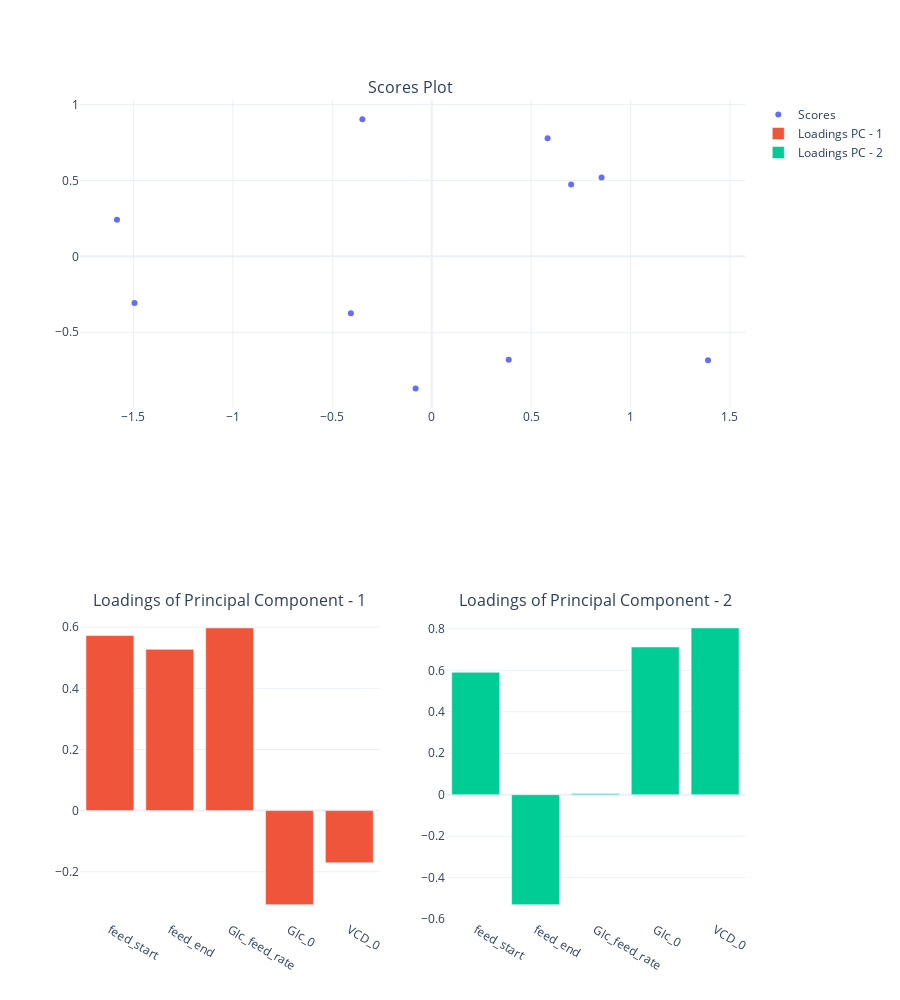

The cell this chart's notebook holds for it:
### Markdown cell above
### PCA

### Code cell
plot_pls_scores(pipe, pc_x_axis=1, pc_y_axis=2)

### Figure 1 — Plotly figure (JSON) as saved in the notebook; plotly's stock layout.template omitted (floating-point values rounded to 4 significant figures)
{"data": [{"mode": "markers", "name": "Scores", "type": "scatter", "x": [-1.583, -1.495, -0.4066, -0.3489, 0.7011, 0.8542, 0.5827, 0.3872, -0.08132, 1.389], "xaxis": "x", "y": [0.2405, -0.3066, -0.3747, 0.9043, 0.4731, 0.5202, 0.779, -0.6809, -0.87, -0.6849], "yaxis": "y"}, {"name": "Loadings PC - 1", "type": "bar", "x": ["feed_start", "feed_end", "Glc_feed_rate", "Glc_0", "VCD_0"], "xaxis": "x2", "y": [0.5725, 0.5274, 0.5977, -0.3075, -0.1707], "yaxis": "y2"}, {"name": "Loadings PC - 2", "type": "bar", "x": ["feed_start", "feed_end", "Glc_feed_rate", "Glc_0", "VCD_0"], "xaxis": "x3", "y": [0.5905, -0.5304, 0.005769, 0.7126, 0.8049], "yaxis": "y3"}], "layout": {"annotations": [{"font": {"size": 16}, "showarrow": false, "text": "Scores Plot ", "x": 0.5, "xanchor": "center", "xref": "paper", "y": 1, "yanchor": "bottom", "yref": "paper"}, {"font": {"size": 16}, "showarrow": false, "text": "Loadings of Principal Component - 1", "x": 0.225, "xanchor": "center", "xref": "paper", "y": 0.375, "yanchor": "bottom", "yref": "paper"}, {"font": {"size": 16}, "showarrow": false, "text": "Loadings of Principal Component - 2", "x": 0.775, "xanchor": "center", "xref": "paper", "y": 0.375, "yanchor": "bottom", "yref": "paper"}], "height": 1000, "xaxis": {"anchor": "y", "domain": [0, 1]}, "xaxis2": {"anchor": "y2", "domain": [0, 0.45]}, "xaxis3": {"anchor": "y3", "domain": [0.55, 1]}, "yaxis": {"anchor": "x", "domain": [0.625, 1]}, "yaxis2": {"anchor": "x2", "domain": [0, 0.375]}, "yaxis3": {"anchor": "x3", "domain": [0, 0.375]}}}
